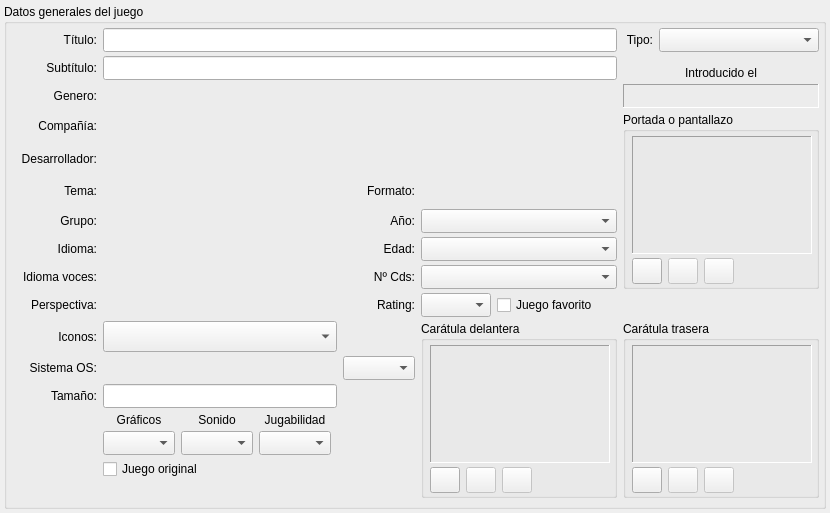
     <widget class="QWidget" name="tabDatos_1">
      <attribute name="icon">
       <iconset resource="../res/gr-lida.qrc">
        <normaloff>:/img16/datos_2.png</normaloff>:/img16/datos_2.png</iconset>
      </attribute>
      <attribute name="title">
       <string>Datos</string>
      </attribute>
      <layout class="QVBoxLayout" name="verticalLayout_2">
       <property name="spacing">
        <number>4</number>
       </property>
       <property name="leftMargin">
        <number>4</number>
       </property>
       <property name="topMargin">
        <number>4</number>
       </property>
       <property name="rightMargin">
        <number>4</number>
       </property>
       <property name="bottomMargin">
        <number>4</number>
       </property>
       <item>
        <widget class="QGroupBox" name="groupBox">
         <property name="title">
          <string>Datos generales del juego</string>
         </property>
         <layout class="QGridLayout" name="gridLayout" rowstretch="0,0,0,0,0,0,0,0,0,0,0,0,0,0,0,0,0,1" columnstretch="0,0,0,0,1,0,0,0,0,0">
          <property name="leftMargin">
           <number>4</number>
          </property>
          <property name="topMargin">
           <number>4</number>
          </property>
          <property name="rightMargin">
           <number>4</number>
          </property>
          <property name="bottomMargin">
           <number>4</number>
          </property>
          <property name="verticalSpacing">
           <number>4</number>
          </property>
          <item row="3" column="8" rowspan="6" colspan="2">
           <widget class="QGroupBox" name="gbxImg_Thumbs">
            <property name="minimumSize">
             <size>
              <width>196</width>
              <height>0</height>
             </size>
            </property>
            <property name="maximumSize">
             <size>
              <width>196</width>
              <height>16777215</height>
             </size>
            </property>
            <property name="title">
             <string>Portada o pantallazo</string>
            </property>
            <layout class="QGridLayout" name="gridLayoutThumb">
             <property name="leftMargin">
              <number>6</number>
             </property>
             <property name="topMargin">
              <number>4</number>
             </property>
             <property name="rightMargin">
              <number>0</number>
             </property>
             <property name="bottomMargin">
              <number>2</number>
             </property>
             <property name="verticalSpacing">
              <number>4</number>
             </property>
             <item row="0" column="0" colspan="4">
              <widget class="QLabel" name="lbImg_Thumbs">
               <property name="minimumSize">
                <size>
                 <width>180</width>
                 <height>118</height>
                </size>
               </property>
               <property name="maximumSize">
                <size>
                 <width>180</width>
                 <height>118</height>
                </size>
               </property>
               <property name="frameShape">
                <enum>QFrame::Panel</enum>
               </property>
               <property name="frameShadow">
                <enum>QFrame::Sunken</enum>
               </property>
               <property name="text">
                <string/>
               </property>
               <property name="scaledContents">
                <bool>true</bool>
               </property>
               <property name="alignment">
                <set>Qt::AlignCenter</set>
               </property>
              </widget>
             </item>
             <item row="1" column="1">
              <widget class="QToolButton" name="btnImgVer_Thumbs">
               <property name="enabled">
                <bool>false</bool>
               </property>
               <property name="minimumSize">
                <size>
                 <width>30</width>
                 <height>26</height>
                </size>
               </property>
               <property name="maximumSize">
                <size>
                 <width>30</width>
                 <height>26</height>
                </size>
               </property>
               <property name="icon">
                <iconset resource="../res/gr-lida.qrc">
                 <normaloff>:/img16/capturas.png</normaloff>:/img16/capturas.png</iconset>
               </property>
              </widget>
             </item>
             <item row="1" column="0">
              <widget class="QToolButton" name="btnImgAbrir_Thumbs">
               <property name="minimumSize">
                <size>
                 <width>30</width>
                 <height>26</height>
                </size>
               </property>
               <property name="maximumSize">
                <size>
                 <width>30</width>
                 <height>26</height>
                </size>
               </property>
               <property name="icon">
                <iconset resource="../res/gr-lida.qrc">
                 <normaloff>:/img16/carpeta_1.png</normaloff>:/img16/carpeta_1.png</iconset>
               </property>
              </widget>
             </item>
             <item row="1" column="2">
              <widget class="QToolButton" name="btnImgEliminar_Thumbs">
               <property name="enabled">
                <bool>false</bool>
               </property>
               <property name="minimumSize">
                <size>
                 <width>30</width>
                 <height>26</height>
                </size>
               </property>
               <property name="maximumSize">
                <size>
                 <width>30</width>
                 <height>26</height>
                </size>
               </property>
               <property name="icon">
                <iconset resource="../res/gr-lida.qrc">
                 <normaloff>:/img16/limpiar.png</normaloff>:/img16/limpiar.png</iconset>
               </property>
              </widget>
             </item>
            </layout>
           </widget>
          </item>
          <item row="0" column="1" colspan="7">
           <widget class="QLineEdit" name="txtDatos_Titulo">
            <property name="minimumSize">
             <size>
              <width>0</width>
              <height>24</height>
             </size>
            </property>
           </widget>
          </item>
          <item row="1" column="0">
           <widget class="QLabel" name="lb_Datos_2">
            <property name="minimumSize">
             <size>
              <width>86</width>
              <height>0</height>
             </size>
            </property>
            <property name="text">
             <string>Subtítulo:</string>
            </property>
            <property name="alignment">
             <set>Qt::AlignRight|Qt::AlignTrailing|Qt::AlignVCenter</set>
            </property>
           </widget>
          </item>
          <item row="0" column="9">
           <widget class="QComboBox" name="cbxDatos_TipoEmu">
            <property name="minimumSize">
             <size>
              <width>160</width>
              <height>24</height>
             </size>
            </property>
           </widget>
          </item>
          <item row="0" column="8">
           <widget class="QLabel" name="lb_Datos_18">
            <property name="minimumSize">
             <size>
              <width>30</width>
              <height>0</height>
             </size>
            </property>
            <property name="text">
             <string>Tipo:</string>
            </property>
            <property name="alignment">
             <set>Qt::AlignRight|Qt::AlignTrailing|Qt::AlignVCenter</set>
            </property>
           </widget>
          </item>
          <item row="1" column="1" colspan="7">
           <widget class="QLineEdit" name="txtDatos_Subtitulo">
            <property name="minimumSize">
             <size>
              <width>0</width>
              <height>24</height>
             </size>
            </property>
           </widget>
          </item>
          <item row="1" column="8" colspan="2">
           <widget class="QLabel" name="lb_Datos_19">
            <property name="text">
             <string>Introducido el</string>
            </property>
            <property name="alignment">
             <set>Qt::AlignBottom|Qt::AlignHCenter</set>
            </property>
           </widget>
          </item>
          <item row="0" column="0">
           <widget class="QLabel" name="lb_Datos_1">
            <property name="minimumSize">
             <size>
              <width>86</width>
              <height>0</height>
             </size>
            </property>
            <property name="text">
             <string>Título:</string>
            </property>
            <property name="alignment">
             <set>Qt::AlignRight|Qt::AlignTrailing|Qt::AlignVCenter</set>
            </property>
           </widget>
          </item>
          <item row="2" column="0">
           <widget class="QLabel" name="lb_Datos_3">
            <property name="minimumSize">
             <size>
              <width>86</width>
              <height>0</height>
             </size>
            </property>
            <property name="text">
             <string>Genero:</string>
            </property>
            <property name="alignment">
             <set>Qt::AlignRight|Qt::AlignTrailing|Qt::AlignVCenter</set>
            </property>
           </widget>
          </item>
          <item row="2" column="8" colspan="2">
           <widget class="QLabel" name="lb_fechahora">
            <property name="minimumSize">
             <size>
              <width>160</width>
              <height>24</height>
             </size>
            </property>
            <property name="frameShape">
             <enum>QFrame::Panel</enum>
            </property>
            <property name="frameShadow">
             <enum>QFrame::Sunken</enum>
            </property>
            <property name="text">
             <string/>
            </property>
            <property name="alignment">
             <set>Qt::AlignCenter</set>
            </property>
           </widget>
          </item>
          <item row="3" column="0">
           <widget class="QLabel" name="lb_Datos_4">
            <property name="minimumSize">
             <size>
              <width>86</width>
              <height>0</height>
             </size>
            </property>
            <property name="text">
             <string>Compañía:</string>
            </property>
            <property name="alignment">
             <set>Qt::AlignRight|Qt::AlignTrailing|Qt::AlignVCenter</set>
            </property>
           </widget>
          </item>
          <item row="4" column="0">
           <widget class="QLabel" name="lb_Datos_5">
            <property name="minimumSize">
             <size>
              <width>86</width>
              <height>0</height>
             </size>
            </property>
            <property name="text">
             <string>Desarrollador:</string>
            </property>
            <property name="alignment">
             <set>Qt::AlignRight|Qt::AlignTrailing|Qt::AlignVCenter</set>
            </property>
           </widget>
          </item>
          <item row="5" column="0">
           <widget class="QLabel" name="lb_Datos_6">
            <property name="minimumSize">
             <size>
              <width>86</width>
              <height>0</height>
             </size>
            </property>
            <property name="text">
             <string>Tema:</string>
            </property>
            <property name="alignment">
             <set>Qt::AlignRight|Qt::AlignTrailing|Qt::AlignVCenter</set>
            </property>
           </widget>
          </item>
          <item row="5" column="5">
           <widget class="QLabel" name="lb_Datos_36">
            <property name="minimumSize">
             <size>
              <width>55</width>
              <height>0</height>
             </size>
            </property>
            <property name="text">
             <string>Formato:</string>
            </property>
            <property name="alignment">
             <set>Qt::AlignRight|Qt::AlignTrailing|Qt::AlignVCenter</set>
            </property>
           </widget>
          </item>
          <item row="6" column="0">
           <widget class="QLabel" name="lb_Datos_37">
            <property name="minimumSize">
             <size>
              <width>86</width>
              <height>0</height>
             </size>
            </property>
            <property name="text">
             <string>Grupo:</string>
            </property>
            <property name="alignment">
             <set>Qt::AlignRight|Qt::AlignTrailing|Qt::AlignVCenter</set>
            </property>
           </widget>
          </item>
          <item row="6" column="5">
           <widget class="QLabel" name="lb_Datos_8">
            <property name="minimumSize">
             <size>
              <width>55</width>
              <height>0</height>
             </size>
            </property>
            <property name="text">
             <string>Año:</string>
            </property>
            <property name="alignment">
             <set>Qt::AlignRight|Qt::AlignTrailing|Qt::AlignVCenter</set>
            </property>
           </widget>
          </item>
          <item row="6" column="6" colspan="2">
           <widget class="QComboBox" name="cbxDatos_Anno">
            <property name="minimumSize">
             <size>
              <width>160</width>
              <height>24</height>
             </size>
            </property>
           </widget>
          </item>
          <item row="7" column="0">
           <widget class="QLabel" name="lb_Datos_7">
            <property name="minimumSize">
             <size>
              <width>86</width>
              <height>0</height>
             </size>
            </property>
            <property name="text">
             <string>Idioma:</string>
            </property>
            <property name="alignment">
             <set>Qt::AlignRight|Qt::AlignTrailing|Qt::AlignVCenter</set>
            </property>
           </widget>
          </item>
          <item row="7" column="5">
           <widget class="QLabel" name="lb_Datos_34">
            <property name="minimumSize">
             <size>
              <width>55</width>
              <height>0</height>
             </size>
            </property>
            <property name="text">
             <string>Edad:</string>
            </property>
            <property name="alignment">
             <set>Qt::AlignRight|Qt::AlignTrailing|Qt::AlignVCenter</set>
            </property>
           </widget>
          </item>
          <item row="7" column="6" colspan="2">
           <widget class="QComboBox" name="cbxDatos_EdadRecomendada">
            <property name="minimumSize">
             <size>
              <width>160</width>
              <height>24</height>
             </size>
            </property>
           </widget>
          </item>
          <item row="8" column="0">
           <widget class="QLabel" name="lb_Datos_9">
            <property name="minimumSize">
             <size>
              <width>86</width>
              <height>0</height>
             </size>
            </property>
            <property name="text">
             <string>Idioma voces:</string>
            </property>
            <property name="alignment">
             <set>Qt::AlignRight|Qt::AlignTrailing|Qt::AlignVCenter</set>
            </property>
           </widget>
          </item>
          <item row="8" column="5">
           <widget class="QLabel" name="lb_Datos_10">
            <property name="minimumSize">
             <size>
              <width>55</width>
              <height>0</height>
             </size>
            </property>
            <property name="text">
             <string>Nº Cds:</string>
            </property>
            <property name="alignment">
             <set>Qt::AlignRight|Qt::AlignTrailing|Qt::AlignVCenter</set>
            </property>
           </widget>
          </item>
          <item row="8" column="6" colspan="2">
           <widget class="QComboBox" name="cbxDatos_NumDisc">
            <property name="minimumSize">
             <size>
              <width>160</width>
              <height>24</height>
             </size>
            </property>
           </widget>
          </item>
          <item row="9" column="0">
           <widget class="QLabel" name="lb_Datos_33">
            <property name="minimumSize">
             <size>
              <width>86</width>
              <height>0</height>
             </size>
            </property>
            <property name="text">
             <string>Perspectiva:</string>
            </property>
            <property name="alignment">
             <set>Qt::AlignRight|Qt::AlignTrailing|Qt::AlignVCenter</set>
            </property>
           </widget>
          </item>
          <item row="9" column="5">
           <widget class="QLabel" name="lb_Datos_29">
            <property name="text">
             <string>Rating:</string>
            </property>
            <property name="alignment">
             <set>Qt::AlignRight|Qt::AlignTrailing|Qt::AlignVCenter</set>
            </property>
           </widget>
          </item>
          <item row="9" column="6">
           <widget class="QComboBox" name="cbxDatos_Rating">
            <property name="minimumSize">
             <size>
              <width>70</width>
              <height>24</height>
             </size>
            </property>
            <property name="maximumSize">
             <size>
              <width>70</width>
              <height>16777215</height>
             </size>
            </property>
           </widget>
          </item>
          <item row="10" column="0">
           <widget class="QLabel" name="lb_Datos_11">
            <property name="minimumSize">
             <size>
              <width>86</width>
              <height>0</height>
             </size>
            </property>
            <property name="text">
             <string>Iconos:</string>
            </property>
            <property name="alignment">
             <set>Qt::AlignRight|Qt::AlignTrailing|Qt::AlignVCenter</set>
            </property>
           </widget>
          </item>
          <item row="10" column="1" colspan="4">
           <widget class="QComboBox" name="cbxDatos_Icono">
            <property name="minimumSize">
             <size>
              <width>0</width>
              <height>31</height>
             </size>
            </property>
            <property name="iconSize">
             <size>
              <width>24</width>
              <height>24</height>
             </size>
            </property>
           </widget>
          </item>
          <item row="11" column="0">
           <widget class="QLabel" name="lb_Datos_12">
            <property name="minimumSize">
             <size>
              <width>86</width>
              <height>0</height>
             </size>
            </property>
            <property name="text">
             <string>Sistema OS:</string>
            </property>
            <property name="alignment">
             <set>Qt::AlignRight|Qt::AlignTrailing|Qt::AlignVCenter</set>
            </property>
           </widget>
          </item>
          <item row="11" column="5">
           <widget class="QComboBox" name="cbxDatos_Estado">
            <property name="minimumSize">
             <size>
              <width>0</width>
              <height>24</height>
             </size>
            </property>
           </widget>
          </item>
          <item row="12" column="0">
           <widget class="QLabel" name="lb_Datos_13">
            <property name="minimumSize">
             <size>
              <width>86</width>
              <height>0</height>
             </size>
            </property>
            <property name="text">
             <string>Tamaño:</string>
            </property>
            <property name="alignment">
             <set>Qt::AlignRight|Qt::AlignTrailing|Qt::AlignVCenter</set>
            </property>
           </widget>
          </item>
          <item row="12" column="1" colspan="4">
           <widget class="QLineEdit" name="txtDatos_Tamano">
            <property name="minimumSize">
             <size>
              <width>0</width>
              <height>24</height>
             </size>
            </property>
           </widget>
          </item>
          <item row="9" column="7" colspan="2">
           <widget class="QCheckBox" name="chkDatos_Favorito">
            <property name="text">
             <string>Juego favorito</string>
            </property>
           </widget>
          </item>
          <item row="10" column="8" rowspan="7" colspan="2">
           <widget class="QGroupBox" name="gbxImg_CoverBack">
            <property name="minimumSize">
             <size>
              <width>196</width>
              <height>0</height>
             </size>
            </property>
            <property name="maximumSize">
             <size>
              <width>196</width>
              <height>16777215</height>
             </size>
            </property>
            <property name="title">
             <string>Carátula trasera</string>
            </property>
            <layout class="QGridLayout" name="gridLayoutCoverBack">
             <property name="leftMargin">
              <number>6</number>
             </property>
             <property name="topMargin">
              <number>4</number>
             </property>
             <property name="rightMargin">
              <number>0</number>
             </property>
             <property name="bottomMargin">
              <number>2</number>
             </property>
             <property name="verticalSpacing">
              <number>4</number>
             </property>
             <item row="1" column="1">
              <widget class="QToolButton" name="btnImgVer_CoverBack">
               <property name="enabled">
                <bool>false</bool>
               </property>
               <property name="minimumSize">
                <size>
                 <width>30</width>
                 <height>26</height>
                </size>
               </property>
               <property name="maximumSize">
                <size>
                 <width>30</width>
                 <height>26</height>
                </size>
               </property>
               <property name="icon">
                <iconset resource="../res/gr-lida.qrc">
                 <normaloff>:/img16/capturas.png</normaloff>:/img16/capturas.png</iconset>
               </property>
              </widget>
             </item>
             <item row="0" column="0" colspan="4">
              <widget class="QLabel" name="lbImg_CoverBack">
               <property name="minimumSize">
                <size>
                 <width>180</width>
                 <height>118</height>
                </size>
               </property>
               <property name="maximumSize">
                <size>
                 <width>180</width>
                 <height>118</height>
                </size>
               </property>
               <property name="frameShape">
                <enum>QFrame::Panel</enum>
               </property>
               <property name="frameShadow">
                <enum>QFrame::Sunken</enum>
               </property>
               <property name="text">
                <string/>
               </property>
               <property name="scaledContents">
                <bool>true</bool>
               </property>
               <property name="alignment">
                <set>Qt::AlignCenter</set>
               </property>
              </widget>
             </item>
             <item row="1" column="0">
              <widget class="QToolButton" name="btnImgAbrir_CoverBack">
               <property name="minimumSize">
                <size>
                 <width>30</width>
                 <height>26</height>
                </size>
               </property>
               <property name="maximumSize">
                <size>
                 <width>30</width>
                 <height>26</height>
                </size>
               </property>
               <property name="icon">
                <iconset resource="../res/gr-lida.qrc">
                 <normaloff>:/img16/carpeta_1.png</normaloff>:/img16/carpeta_1.png</iconset>
               </property>
              </widget>
             </item>
             <item row="1" column="2">
              <widget class="QToolButton" name="btnImgEliminar_CoverBack">
               <property name="enabled">
                <bool>false</bool>
               </property>
               <property name="minimumSize">
                <size>
                 <width>30</width>
                 <height>26</height>
                </size>
               </property>
               <property name="maximumSize">
                <size>
                 <width>30</width>
                 <height>26</height>
                </size>
               </property>
               <property name="icon">
                <iconset resource="../res/gr-lida.qrc">
                 <normaloff>:/img16/limpiar.png</normaloff>:/img16/limpiar.png</iconset>
               </property>
              </widget>
             </item>
            </layout>
           </widget>
          </item>
          <item row="10" column="6" rowspan="7" colspan="2">
           <widget class="QGroupBox" name="gbxImg_CoverFront">
            <property name="minimumSize">
             <size>
              <width>196</width>
              <height>0</height>
             </size>
            </property>
            <property name="maximumSize">
             <size>
              <width>196</width>
              <height>16777215</height>
             </size>
            </property>
            <property name="title">
             <string>Carátula delantera</string>
            </property>
            <layout class="QGridLayout" name="gridLayoutCoverFont">
             <property name="leftMargin">
              <number>6</number>
             </property>
             <property name="topMargin">
              <number>4</number>
             </property>
             <property name="rightMargin">
              <number>0</number>
             </property>
             <property name="bottomMargin">
              <number>2</number>
             </property>
             <property name="verticalSpacing">
              <number>4</number>
             </property>
             <item row="1" column="0">
              <widget class="QToolButton" name="btnImgAbrir_CoverFront">
               <property name="minimumSize">
                <size>
                 <width>30</width>
                 <height>26</height>
                </size>
               </property>
               <property name="maximumSize">
                <size>
                 <width>30</width>
                 <height>26</height>
                </size>
               </property>
               <property name="icon">
                <iconset resource="../res/gr-lida.qrc">
                 <normaloff>:/img16/carpeta_1.png</normaloff>:/img16/carpeta_1.png</iconset>
               </property>
              </widget>
             </item>
             <item row="1" column="1">
              <widget class="QToolButton" name="btnImgVer_CoverFront">
               <property name="enabled">
                <bool>false</bool>
               </property>
               <property name="minimumSize">
                <size>
                 <width>30</width>
                 <height>26</height>
                </size>
               </property>
               <property name="maximumSize">
                <size>
                 <width>30</width>
                 <height>26</height>
                </size>
               </property>
               <property name="icon">
                <iconset resource="../res/gr-lida.qrc">
                 <normaloff>:/img16/capturas.png</normaloff>:/img16/capturas.png</iconset>
               </property>
              </widget>
             </item>
             <item row="0" column="0" colspan="4">
              <widget class="QLabel" name="lbImg_CoverFront">
               <property name="minimumSize">
                <size>
                 <width>180</width>
                 <height>118</height>
                </size>
               </property>
               <property name="maximumSize">
                <size>
                 <width>180</width>
                 <height>118</height>
                </size>
               </property>
               <property name="frameShape">
                <enum>QFrame::Panel</enum>
               </property>
               <property name="frameShadow">
                <enum>QFrame::Sunken</enum>
               </property>
               <property name="text">
                <string/>
               </property>
               <property name="scaledContents">
                <bool>true</bool>
               </property>
               <property name="alignment">
                <set>Qt::AlignCenter</set>
               </property>
              </widget>
             </item>
             <item row="1" column="2">
              <widget class="QToolButton" name="btnImgEliminar_CoverFront">
               <property name="enabled">
                <bool>false</bool>
               </property>
               <property name="minimumSize">
                <size>
                 <width>30</width>
                 <height>26</height>
                </size>
               </property>
               <property name="maximumSize">
                <size>
                 <width>30</width>
                 <height>26</height>
                </size>
               </property>
               <property name="icon">
                <iconset resource="../res/gr-lida.qrc">
                 <normaloff>:/img16/limpiar.png</normaloff>:/img16/limpiar.png</iconset>
               </property>
              </widget>
             </item>
            </layout>
           </widget>
          </item>
          <item row="13" column="2">
           <widget class="QLabel" name="lb_Datos_15">
            <property name="text">
             <string>Sonido</string>
            </property>
            <property name="alignment">
             <set>Qt::AlignBottom|Qt::AlignHCenter</set>
            </property>
           </widget>
          </item>
          <item row="13" column="3">
           <widget class="QLabel" name="lb_Datos_16">
            <property name="text">
             <string>Jugabilidad</string>
            </property>
            <property name="alignment">
             <set>Qt::AlignBottom|Qt::AlignHCenter</set>
            </property>
           </widget>
          </item>
          <item row="14" column="3">
           <widget class="QComboBox" name="cbxDatos_Jugabilidad">
            <property name="minimumSize">
             <size>
              <width>70</width>
              <height>24</height>
             </size>
            </property>
           </widget>
          </item>
          <item row="14" column="2">
           <widget class="QComboBox" name="cbxDatos_Sonido">
            <property name="minimumSize">
             <size>
              <width>70</width>
              <height>24</height>
             </size>
            </property>
           </widget>
          </item>
          <item row="13" column="1">
           <widget class="QLabel" name="lb_Datos_14">
            <property name="text">
             <string>Gráficos</string>
            </property>
            <property name="alignment">
             <set>Qt::AlignBottom|Qt::AlignHCenter</set>
            </property>
           </widget>
          </item>
          <item row="14" column="1">
           <widget class="QComboBox" name="cbxDatos_Graficos">
            <property name="minimumSize">
             <size>
              <width>70</width>
              <height>24</height>
             </size>
            </property>
           </widget>
          </item>
          <item row="16" column="0" rowspan="2">
           <spacer name="verticalSpacer_2">
            <property name="orientation">
             <enum>Qt::Vertical</enum>
            </property>
            <property name="sizeHint" stdset="0">
             <size>
              <width>10</width>
              <height>10</height>
             </size>
            </property>
           </spacer>
          </item>
          <item row="15" column="1" colspan="4">
           <widget class="QCheckBox" name="chkDatos_Original">
            <property name="text">
             <string>Juego original</string>
            </property>
           </widget>
          </item>
         </layout>
        </widget>
       </item>
      </layout>
     </widget>
